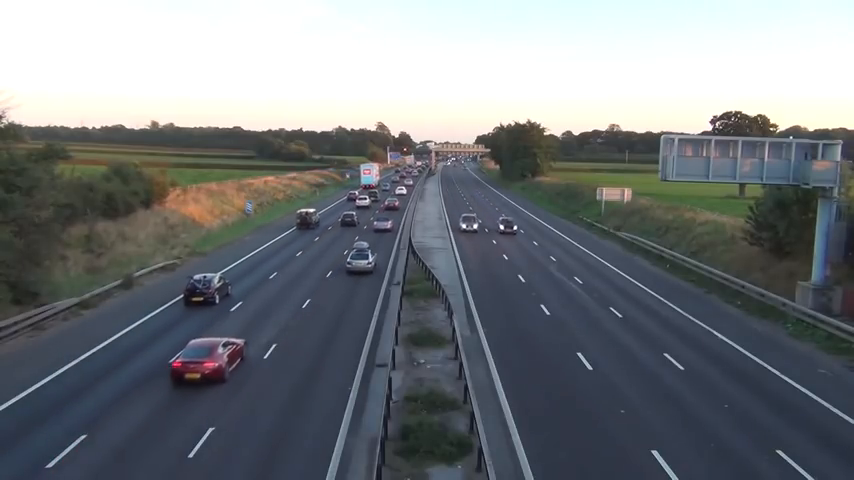
#> input picture frame 29 of A4/traffic.mp4, 854 x 480 px
$ python Assignment_4.py
#> lines starting #> are read from the running program, lines starting #| are printed output that depends on the picture
import numpy as np
import cv2

cap = cv2.VideoCapture("traffic.mp4")
output_file = "E:\\CSCI 4261\\A4\\track.mp4"
fourcc = cv2.VideoWriter_fourcc(*'MP4V')

# params for ShiTomasi corner detection
feature_params = dict( maxCorners = 100,
                       qualityLevel = 0.3,
                        minDistance = 7,
                        blockSize = 7 )

# Parameters for lucas kanade optical flow
lk_params = dict( winSize  = (50,50),
                   maxLevel = 2,
                   criteria = (cv2.TERM_CRITERIA_EPS | cv2.TERM_CRITERIA_COUNT, 10, 0.03))

# Create some random colors
color = np.random.randint(0,255,(100,3))

# Take first frame and find corners in it
ret, old_frame = cap.read()
#> old_frame is the input picture: shape (480, 854, 3); mean B, G, R 126.4, 122.4, 117.9
old_gray = cv2.cvtColor(old_frame, cv2.COLOR_BGR2GRAY)
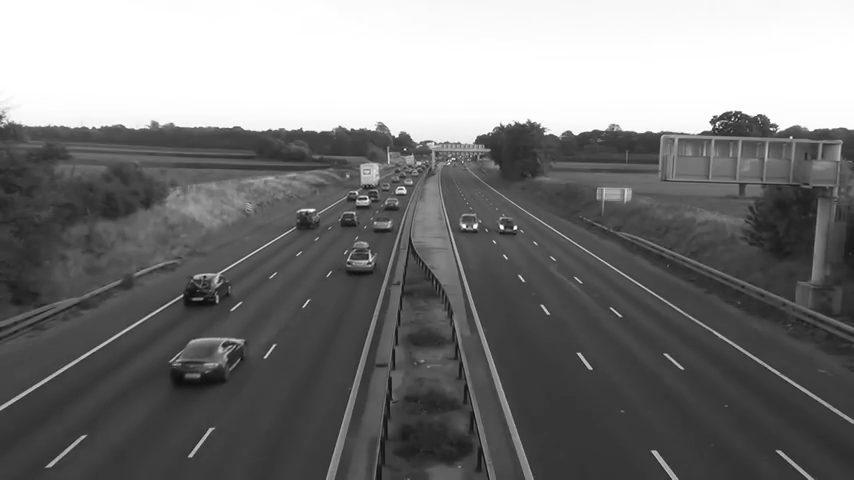
#> old_gray: shape (480, 854); min 12, max 255, mean 121.5
p0 = cv2.goodFeaturesToTrack(old_gray, mask = None, **feature_params)
#> p0 = 47 rows, first 8: [475, 226], [502, 227], [514, 228], [367, 199], [403, 190], [463, 226], [709, 127], [396, 135]

# Create a mask image for drawing purposes
mask = np.zeros_like(old_frame)

is_begin = True

fgbg = cv2.bgsegm.createBackgroundSubtractorMOG()

while(1):
    ret,frame = cap.read()
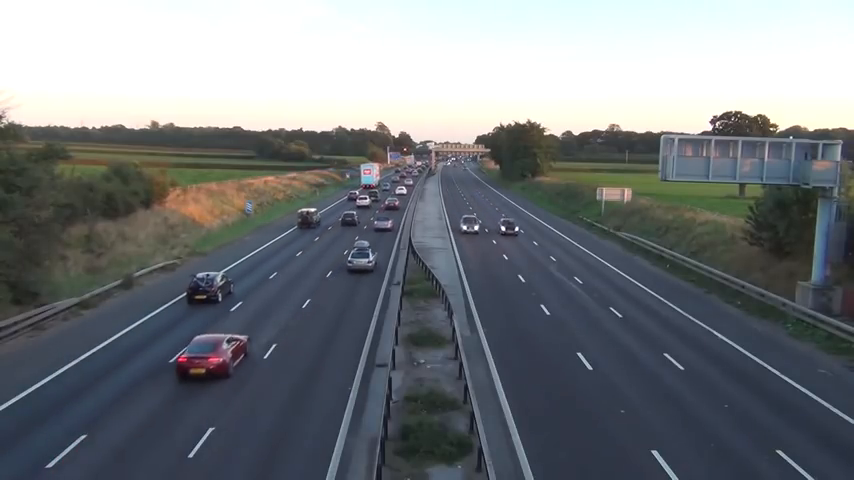
#> input picture frame 30 of A4/traffic.mp4, 854 x 480 px
#> frame is the input picture: shape (480, 854, 3); mean B, G, R 126.3, 122.4, 117.9
    processed = frame
    roi = frame[250:620, 100:350]
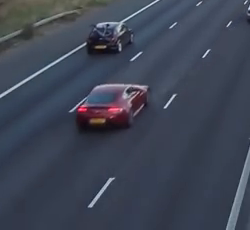
#> roi: shape (230, 250, 3); mean B, G, R 84.4, 69.2, 62.6

    fgmask = fgbg.apply(roi)
#> fgmask: shape (230, 250); every value is 0

    contours, _ = cv2.findContours(fgmask,cv2.RETR_TREE, cv2.CHAIN_APPROX_SIMPLE)
#> contours = []
    for cnt in contours:
        #cv2.drawContours(frame, [cnt], -1, (0,255,0), 2)
        area = cv2.contourArea(cnt)
        if area > 2500: #and area < 1900:
            x,y,w,h = cv2.boundingRect(cnt)
            cv2.rectangle(roi, (x,y), (x+w,y+h),(0,255,0),3)
#> this loop made 0 passes

    if is_begin:
        h, w, _ = processed.shape
#> h = 480; w = 854
        out = cv2.VideoWriter(output_file, fourcc, 30, (w, h), True)
        is_begin = False


    out.write(frame)

    cv2.imshow('frame',frame)
    cv2.imshow('roi',roi)
    k = cv2.waitKey(30) & 0xff
#> (key Esc is pressed here)
    if k == 27:
        break


cv2.destroyAllWindows()
cap.release()

$ run again, starting later in the video
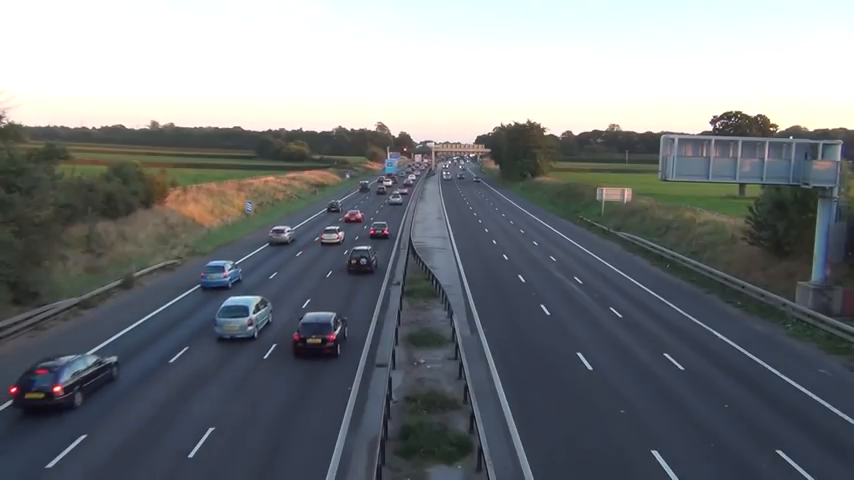
#> input picture frame 131 of A4/traffic.mp4, 854 x 480 px
#> old_frame is the input picture: shape (480, 854, 3); mean B, G, R 126.6, 122.7, 118.1
#> p0 = 56 rows, first 8: [710, 127], [718, 125], [775, 128], [545, 131], [396, 135], [391, 181], [13, 389], [512, 123]
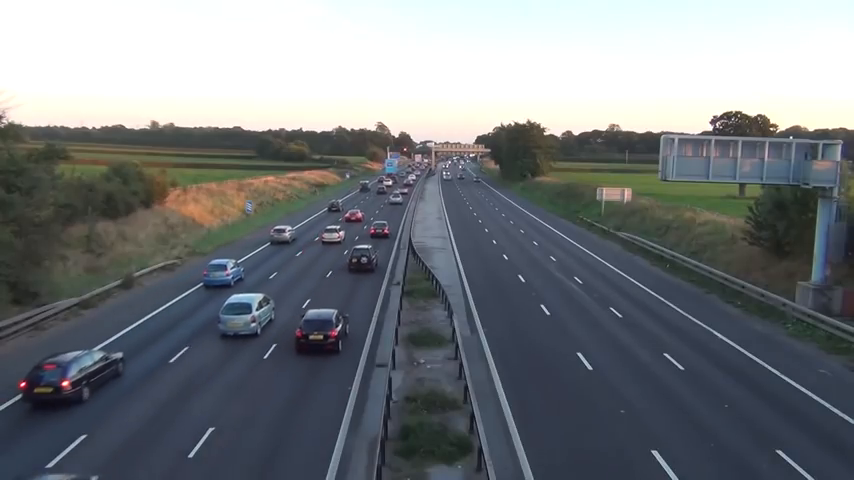
#> input picture frame 132 of A4/traffic.mp4, 854 x 480 px
#> frame is the input picture: shape (480, 854, 3); mean B, G, R 126.7, 122.8, 118.2
#> `roi = frame[250:620, 100:350]`:
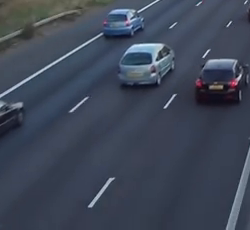
#> roi: shape (230, 250, 3); mean B, G, R 86.8, 71, 62.7
#> fgmask: shape (230, 250); every value is 0
#> contours = []

$ run again, starting later in the video
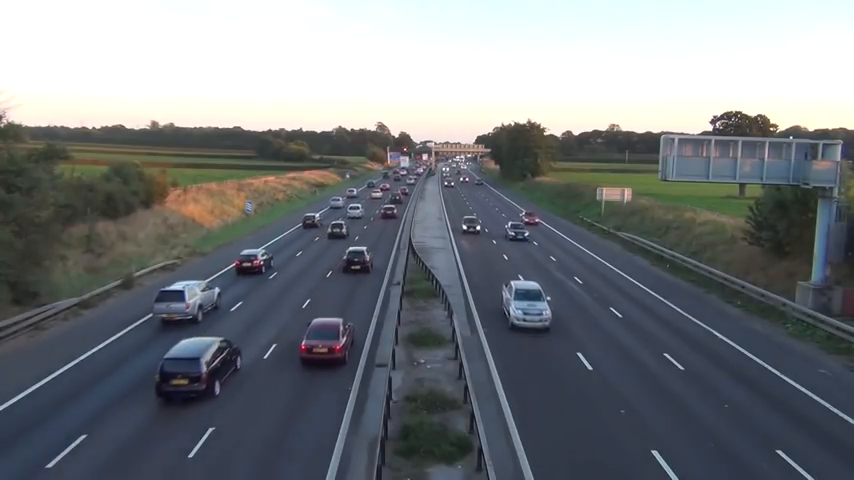
#> input picture frame 234 of A4/traffic.mp4, 854 x 480 px
#> old_frame is the input picture: shape (480, 854, 3); mean B, G, R 127.6, 123.5, 119
#> p0 = 47 rows, first 8: [477, 227], [465, 227], [710, 128], [445, 170], [463, 180], [775, 128], [425, 156], [718, 126]
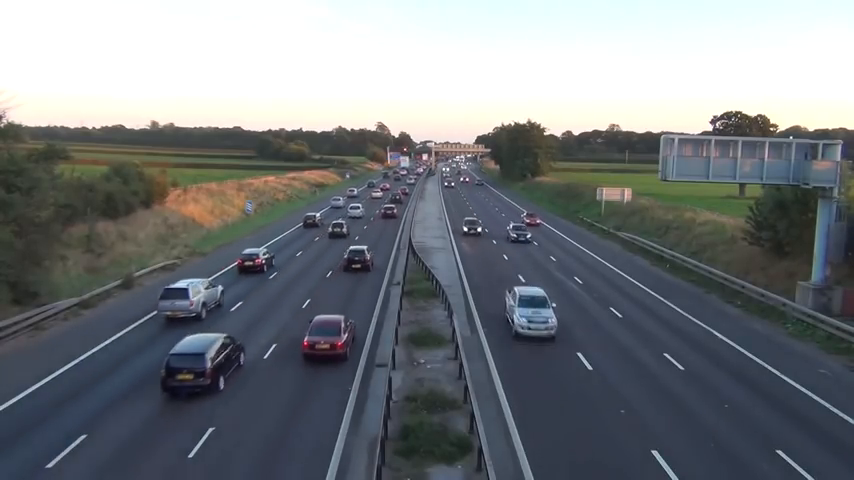
#> input picture frame 235 of A4/traffic.mp4, 854 x 480 px
#> frame is the input picture: shape (480, 854, 3); mean B, G, R 127.5, 123.5, 119
#> `roi = frame[250:620, 100:350]`:
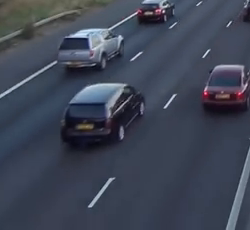
#> roi: shape (230, 250, 3); mean B, G, R 85.4, 69.9, 63.3
#> fgmask: shape (230, 250); every value is 0
#> contours = []
